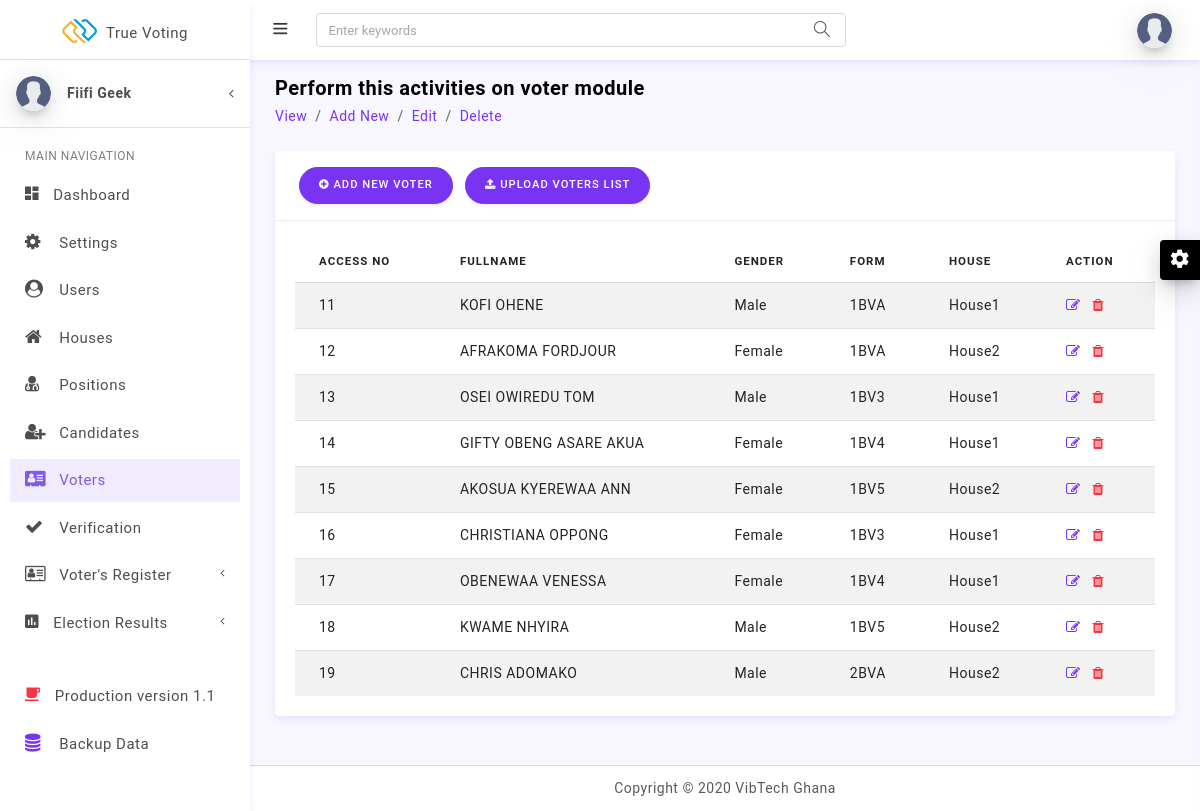
Before: /admin/voters.php (signed in) with the older database file.
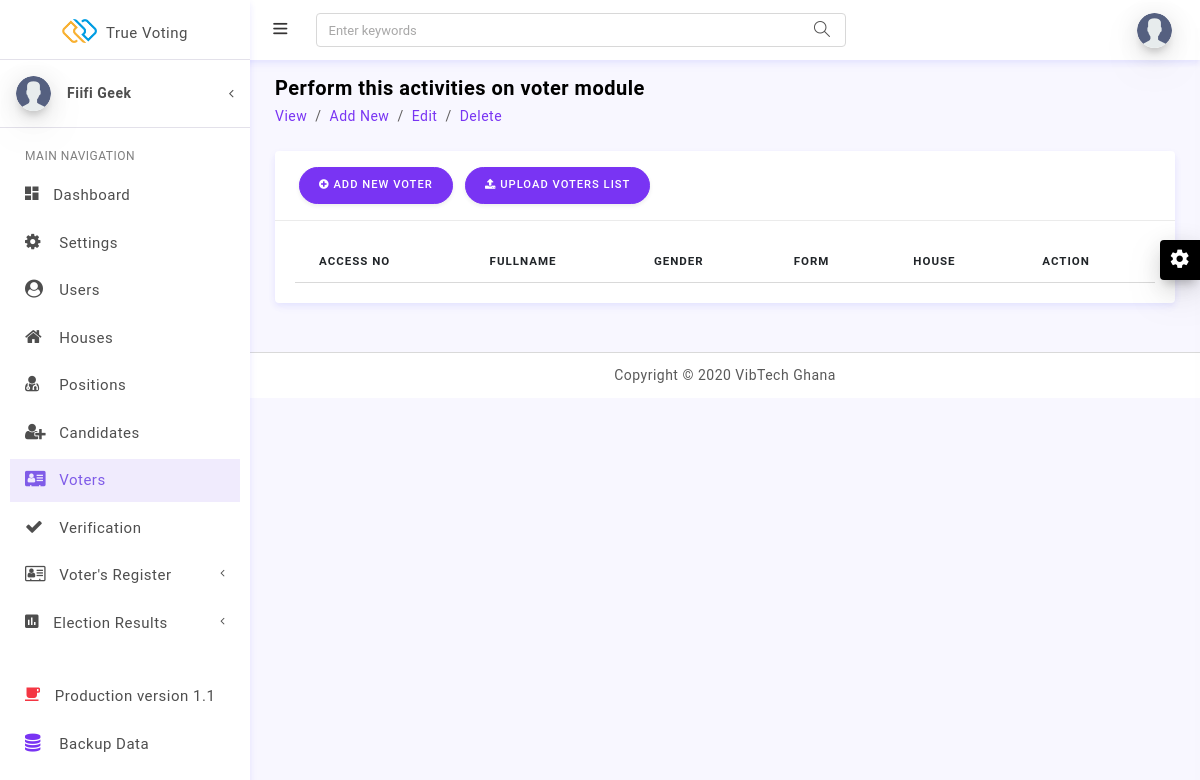
After: the same page with the newer database file.
### tables this page shows
CREATE TABLE `voters` (
  `id` int(11) NOT NULL,
  `access_number` varchar(191) NOT NULL,
  `name` varchar(191) NOT NULL,
  `gender` varchar(191) NOT NULL,
  `house` varchar(191) DEFAULT NULL,
  `cls` varchar(191) DEFAULT NULL,
  `verify` tinyint(1) NOT NULL DEFAULT 0,
  `status` tinyint(1) NOT NULL DEFAULT 0,
  `created_at` timestamp NULL DEFAULT NULL
);

### models/DBLayer.php (called while the page is built, shortened)
<?php
    class DB {
        public static function connection()
        {
            try{
                $con=new PDO('mysql:host=localhost;dbname=kad;charset=utf8mb4', 'root', '');
                $con->setAttribute(PDO::ATTR_ERRMODE, PDO::ERRMODE_EXCEPTION);
                $con->setAttribute(PDO::ATTR_EMULATE_PREPARES, false);
                return $con;
            }catch(PDOException $ex){
                return "Connection Error ";
            }
        }
    }
    class Model {
        public static function all(string $tableName)
        {
            $con = DB::connection();
            try{
                $query = "SELECT * FROM ".$tableName." ORDER BY id";
                $stmt=$con->prepare($query);
                $stmt->execute();
                $rows=$stmt->fetchAll();
                return $rows;
            }catch(PDOException $ex){
                return 'Something went wrong';
            }
        }
    }

### admin/voters.php (the view, shortened to what this page needs)
<!DOCTYPE html>
<html lang="en">
<head>
<?php $title = 'Voters'; include('../layouts/admin-head.php'); ?>
<link rel="stylesheet" href="../assets/plugins/notifications/css/lobibox.min.css"/>
<link href="../assets/plugins/bootstrap-datatable/css/dataTables.bootstrap4.min.css" rel="stylesheet" type="text/css">
<link href="../assets/plugins/bootstrap-datatable/css/buttons.bootstrap4.min.css" rel="stylesheet" type="text/css">
</head>
<body>
<?php include('../layouts/admin-menus.php'); ?>
<div class="row pt-2 pb-2">
    <div class="col-sm-9">
        <h4 class="page-title">Perform this activities on voter module</h4>
        <ol class="breadcrumb">
            <li class="breadcrumb-item"><a href="javaScript:void();">View</a></li>
            <li class="breadcrumb-item"><a href="javaScript:void();">Add New</a></li>
            <li class="breadcrumb-item"><a href="javaScript:void();">Edit</a></li>
            <li class="breadcrumb-item"><a href="javaScript:void();">Delete</a></li>
        </ol>
    </div>
</div>
<div class="row">
    <div class="col-lg-12">
      <div class="card">
        <div class="card-header">
            <button type="button" data-toggle="modal" data-target="#AddNewVoter" data-backdrop="static" class="btn btn-primary btn-round waves-effect waves-light m-1"><i class="fa fa-plus-circle"></i> ADD NEW VOTER</button>
            <button type="button" data-toggle="modal" data-target="#ImportVoters" data-backdrop="static" class="btn btn-primary btn-round waves-effect waves-light m-1"><i class="fa fa-upload"></i> UPLOAD VOTERS LIST</button>
       </div>
        <div class="card-body">
          <div class="table-responsive">
          <table id="example" class="table table-striped table-borderless">
            <thead>
                <tr>
                    <th>Access No</th>
                    <th>Fullname</th>
                    <th>Gender</th>
                    <th>Form</th>
                    <th>House</th>
                    <th>Action</th>
                </tr>
            </thead>
            <tbody>
            <?php
                require_once("../models/DBLayer.php");
                $voters= Model::all('voters');
                foreach($voters as $voter){ ?>
                <tr class="records">
                    <td><?php echo $voter['access_number']; ?></td>
                    <td><?php echo ucwords($voter['name']); ?></td>
                    <td><?php echo ucwords($voter['gender']); ?></td>
                    <td><?php echo strtoupper($voter['cls']); ?></td>
                    <td><?php echo ucwords($voter['house']); ?></td>
                    <td>
                        <a href="javascript:void(0);" title="Edit" data-toggle="tooltip" class="text-primary btn_edit" data-id="<?php echo $voter['id']; ?>"><i class="fa fa-edit"></i></a>&nbsp;&nbsp;
                        <a href="javascript:void(0);" title="Delete" data-toggle="tooltip" data-id="<?php echo $voter['id']; ?>" class="text-danger btn_delete"><i class="fa fa-trash"></i></a>
                    </td>
                </tr>
            <?php } ?>
            </tbody>
        </table>
        </div>
        </div>
      </div>
    </div>
  </div>
<?php include('../layouts/admin-footer.php'); ?>
</body>
</html>

Changed rows visible on the page:
removed voters: access_number "11", name "KOFI OHENE", gender "Male", cls "1BVA", house "House1"
removed voters: access_number "12", name "AFRAKOMA FORDJOUR", gender "Female", cls "1BVA", house "House2"
removed voters: access_number "13", name "OSEI OWIREDU TOM", gender "Male", cls "1BV3", house "House1"
removed voters: access_number "14", name "GIFTY OBENG ASARE AKUA", gender "Female", cls "1BV4", house "House1"
removed voters: access_number "15", name "AKOSUA KYEREWAA ANN", gender "Female", cls "1BV5", house "House2"
removed voters: access_number "16", name "CHRISTIANA OPPONG", gender "Female", cls "1BV3", house "House1"
removed voters: access_number "17", name "OBENEWAA VENESSA", gender "Female", cls "1BV4", house "House1"
removed voters: access_number "18", name "KWAME NHYIRA", gender "Male", cls "1BV5", house "House2"
removed voters: access_number "19", name "CHRIS ADOMAKO", gender "Male", cls "2BVA", house "House2"
